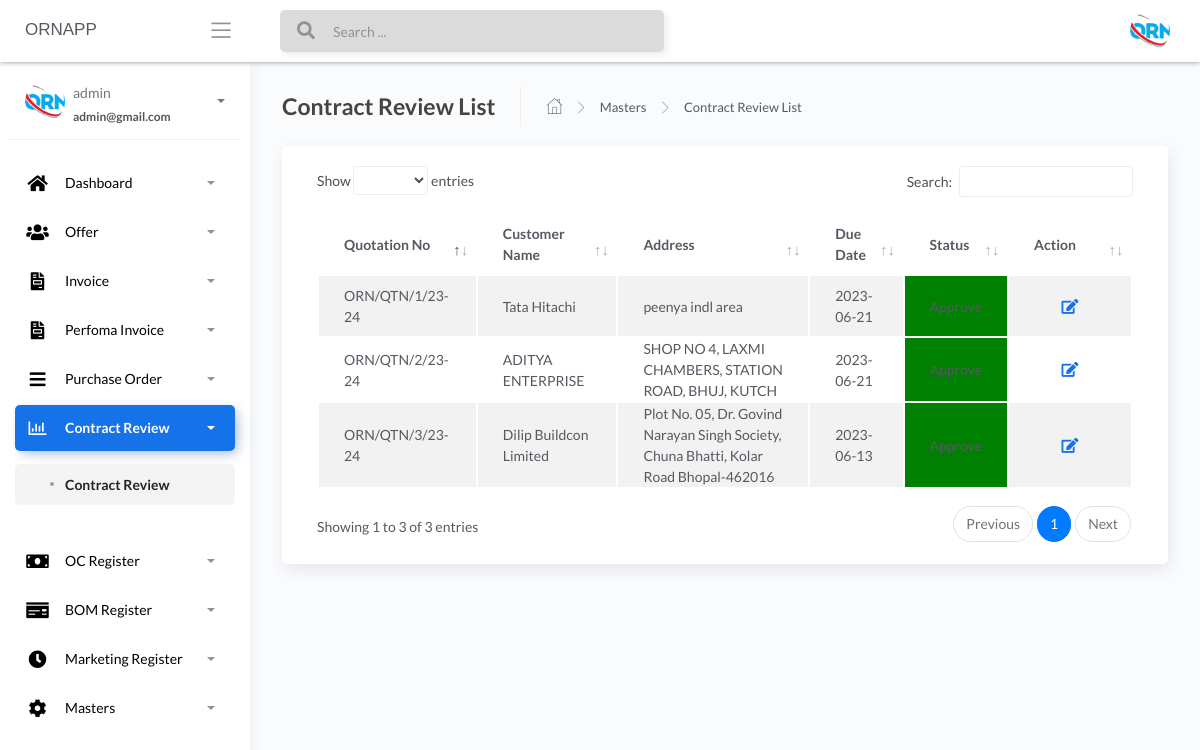
/Contract-Review-list (signed in), run on an earlier commit of the app's database.
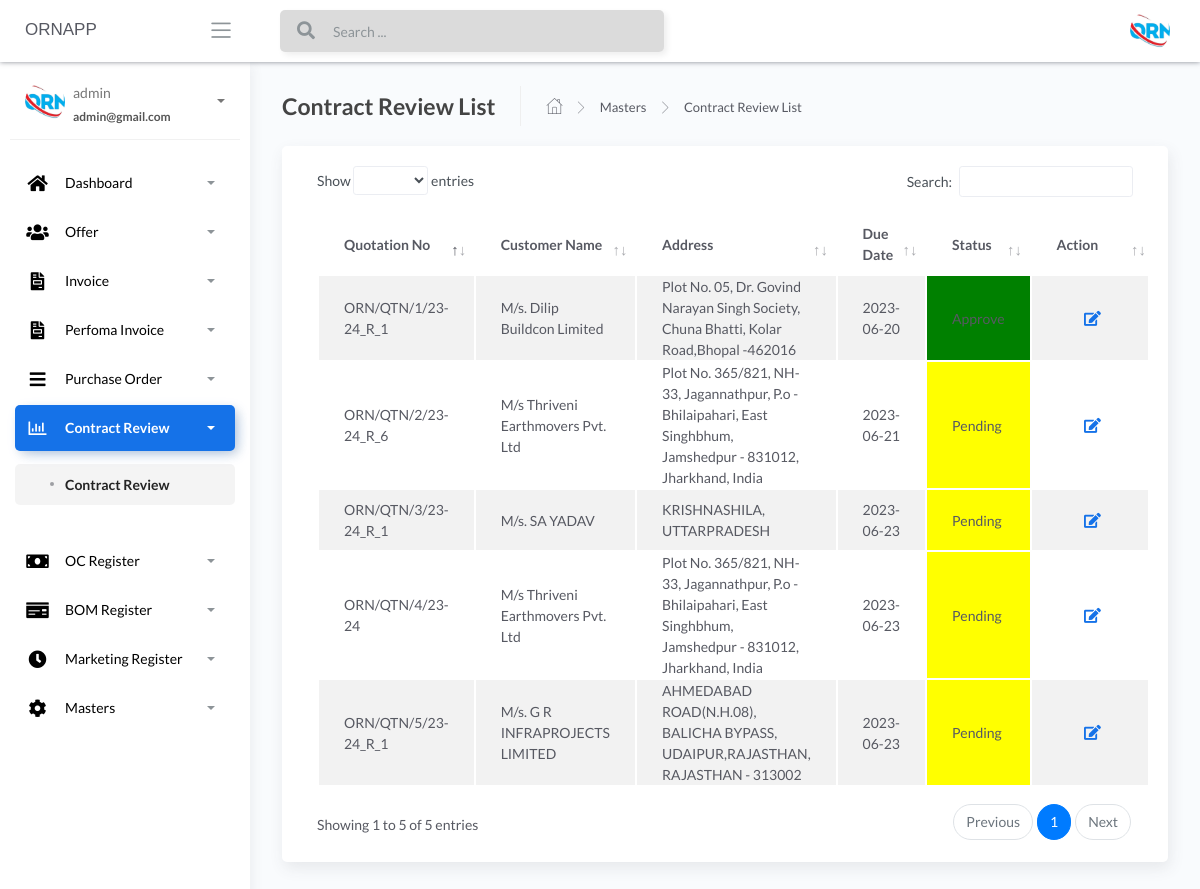
And on a later commit of the database.
### apps/home/models.py (models this page shows, shortened)
class AddOffer(db.Model):
    __tablename__ = "addoffer"
    id = db.Column(db.Integer, primary_key=True)
    customer_name_offer = db.Column(db.String())
    due_date_offer = db.Column(db.String())
    offer_type_offer = db.Column(db.String())
    quotation_number_offer = db.Column(db.String())
    marketing_person_offer = db.Column(db.String())
    currency_type_offer = db.Column(db.String())
    product_kit_offer_json = db.Column(db.String())
    grossAmount = db.Column(db.Float())
    discountType = db.Column(db.String())
    discountValue = db.Column(db.Float())
    assessableValue = db.Column(db.Float())
    pfPercentage = db.Column(db.Float())
    pfValue = db.Column(db.Float())
    freightValue = db.Column(db.Float())
    totalFreight = db.Column(db.Float())
    tcsPercentage = db.Column(db.Float())
    gstType = db.Column(db.String())
    tcsValue = db.Column(db.Float())
    gstPercentage = db.Column(db.Float())
    gstValue = db.Column(db.Float())
    roundOffType = db.Column(db.String())
    roundOffValue = db.Column(db.Float())
    grandTotal = db.Column(db.Float())
    subject_offer = db.Column(db.String())
    reference_offer = db.Column(db.String())
    description_offer = db.Column(db.String())
    footer_description_offer = db.Column(db.String())
    notes_offer = db.Column(db.String())
    price_basis_offer = db.Column(db.String())
    PandFcharges_offer = db.Column(db.String())
    igst_terms_offer = db.Column(db.String())
    hsn_code_offer = db.Column(db.String())
    payment_terms_offer = db.Column(db.String())
    delivery_terms_offer = db.Column(db.String())
    freight_terms_offer = db.Column(db.String())
    validity_terms_offer = db.Column(db.String())
    warrenty_terms_offer = db.Column(db.String())
    contract_review_Order_No = db.Column(db.String())
    contract_review_Order_Date = db.Column(db.String())
    contract_review_PO_Qty = db.Column(db.Integer())
    contract_review_Billing_Address = db.Column(db.String())
    contract_review_Delivery_Address_1 = db.Column(db.String())
    contract_review_Delivery_Address_2 = db.Column(db.String())
    contract_review_Delivery_Address_3 = db.Column(db.String())
    contract_review_Delivery_Address_4 = db.Column(db.String())
    contract_review_Delivery_Address_5 = db.Column(db.String())
    contract_review_Offer_No = db.Column(db.String())
    contract_review_Total_Cost = db.Column(db.Float())
    contract_review_price = db.Column(db.String())
    contract_review_price_1 = db.Column(db.String())
    contract_review_price_2 = db.Column(db.String())
    contract_review_packing_and_Forwarding = db.Column(db.String())
    contract_review_packing_and_Forwarding_1 = db.Column(db.String())
    contract_review_packing_and_Forwarding_2 = db.Column(db.String())
    contract_review_gst = db.Column(db.String())
    contract_review_gst_1 = db.Column(db.String())
    contract_review_gst_2 = db.Column(db.String())
    contract_review_delivery = db.Column(db.String())
    contract_review_delivery_1 = db.Column(db.String())
    contract_review_delivery_2 = db.Column(db.String())
    contract_review_warrantly = db.Column(db.String())
    contract_review_warrantly_1 = db.Column(db.String())
    contract_review_warrantly_2 = db.Column(db.String())
    contract_review_terms_of_pay = db.Column(db.String())
    contract_review_terms_of_pay_1 = db.Column(db.String())
    contract_review_terms_of_pay_2 = db.Column(db.String())
    contract_review_freight = db.Column(db.String())
    contract_review_freight_1 = db.Column(db.String())
    contract_review_freight_2 = db.Column(db.String())
    contract_review_preferred_transporter = db.Column(db.String())
    contract_review_preferred_transporter_1 = db.Column(db.String())
    contract_review_preferred_transporter_2 = db.Column(db.String())
    contract_review_contact_person = db.Column(db.String())
    contract_review_telephone_number = db.Column(db.String())
    contract_review_email_id = db.Column(db.String())
    contract_review_notes = db.Column(db.String())
    contract_review_approve = db.Column(db.INT())
    offer_conformation_number = db.Column(db.String())

### apps/home/routes.py (the view)
@blueprint.route('/Contract-Review-list', methods=['GET', 'POST'])
@login_required
def Contract_Review_list():
    if request.method == 'GET':
        add_user_contractReview = AddOffer.query.all()
        return render_template('home/Contract-Review.html', add_user_contractReview=add_user_contractReview,segment='contractreview')

### apps/__init__.py (called while the page is built)
def configure_database(app):
    @app.before_first_request
    def initialize_database():
        db.create_all()
    @app.teardown_request
    def shutdown_session(exception=None):
        db.session.remove()

### apps/authentication/models.py (called while the page is built)
@login_manager.user_loader
def user_loader(id):
    return Users.query.filter_by(id=id).first()

### apps/templates/home/Contract-Review.html (shortened to what this page needs)
{% extends "layouts/base.html" %}
{% block content %}
	<div class="content">
		<div class="page-inner">
			<div class="page-header">
				<h4 class="page-title">Contract Review List</h4>
				<ul class="breadcrumbs">
					<li class="nav-home">
						<a href="#">
							<i class="flaticon-home"></i>
						</a>
					</li>
					<li class="separator">
						<i class="flaticon-right-arrow"></i>
					</li>
					<li class="nav-item">
						<a href="#">Masters</a>
					</li>
					<li class="separator">
						<i class="flaticon-right-arrow"></i>
					</li>
					<li class="nav-item">
						<a href="#">Contract Review List</a>
					</li>
				</ul>
			</div>
			<div class="row">
				<div class="col-md-12">
					<div class="card">
						<div class="card-body">
							<div class="table-responsive">
								<table id="add-row" class="display table table-striped table-hover" >
									<thead>
										<tr>
											<th>Quotation No</th>
											<th>Customer Name</th>
											<th>Address</th>
											<th>Due Date</th>
											<th>Status</th>
											<th style="width: 10%">Action</th>
										</tr>
									</thead>
									<tbody>
										{% for user in add_user_contractReview %}
										  <tr {% if loop.index % 2 == 0 %}{% else %}{% endif %}>
											<td>{{ user.quotation_number_offer }}</td>
											<td>{{ user.customer_name_offer }}</td>
											<td>{{ user.contract_review_Billing_Address }}</td>
											<td>{{ user.due_date_offer }}</td>
											<td style="background-color: {% if user.contract_review_approve %}green{% else %}yellow{% endif %}">
											  {% if user.contract_review_approve %}
												Approve
											  {% else %}
												Pending
											  {% endif %}
											</td>
											<td>
											  <div class="form-button-action">
												<span style="font-size: 24px; color: green;">
												  <a href="/{{ user.id }}/edit_contractoffer" type="button" data-toggle="tooltip" title="" class="btn btn-link btn-primary btn-lg" data-original-title="Edit Task">
													<i class="fas fa-edit"></i>
												  </a>
												</span>
											  </div>
											</td>
										  </tr>
										{% endfor %}
									  </tbody>
								</table>
							</div>
						</div>
					</div>
				</div>
			</div>
		</div>
	</div>
{% endblock content %}

What changed in the data, as far as the page shows it:
changed AddOffer: quotation_number_offer "ORN/QTN/1/23-24" → "ORN/QTN/1/23-24_R_1"; customer_name_offer "Tata Hitachi" → "M/s. Dilip Buildcon Limited"; contract_review_Billing_Address "peenya indl area" → "Plot No. 05, Dr. Govind Narayan Singh Society, Chuna Bhatti, Kolar Road,Bhopal -462016"; due_date_offer "2023-06-21" → "2023-06-20"
changed AddOffer: quotation_number_offer "ORN/QTN/2/23-24" → "ORN/QTN/2/23-24_R_6"; customer_name_offer "ADITYA ENTERPRISE" → "M/s Thriveni Earthmovers Pvt. Ltd"; contract_review_Billing_Address "SHOP NO 4, LAXMI CHAMBERS, STATION ROAD, BHUJ, KUTCH" → "Plot No. 365/821, NH-33, Jagannathpur, P.o - Bhilaipahari, East Singhbhum, Jamshedpur - 831012, Jharkhand, India"; now shows "Pending"
changed AddOffer: quotation_number_offer "ORN/QTN/3/23-24" → "ORN/QTN/3/23-24_R_1"; customer_name_offer "Dilip Buildcon Limited" → "M/s. SA YADAV"; contract_review_Billing_Address "Plot No. 05, Dr. Govind Narayan Singh Society, Chuna Bhatti, Kolar Road Bhopal-462016" → "KRISHNASHILA, UTTARPRADESH"; due_date_offer "2023-06-13" → "2023-06-23"; now shows "Pending"
added AddOffer: quotation_number_offer "ORN/QTN/4/23-24", customer_name_offer "M/s Thriveni Earthmovers Pvt. Ltd", contract_review_Billing_Address "Plot No. 365/821, NH-33, Jagannathpur, P.o - Bhilaipahari, East Singhbhum, Jamshedpur - 831012, Jharkhand, India", due_date_offer "2023-06-23", contract_review_approve "Pending"
added AddOffer: quotation_number_offer "ORN/QTN/5/23-24_R_1", customer_name_offer "M/s. G R INFRAPROJECTS LIMITED", contract_review_Billing_Address "AHMEDABAD ROAD(N.H.08), BALICHA BYPASS, UDAIPUR,RAJASTHAN, RAJASTHAN - 313002", due_date_offer "2023-06-23", contract_review_approve "Pending"
Also different on the page:
text written by a page script: "Show entries Search: Showing 1 to 3 of 3 entries Previous 1 Next" → "Show entries Search: Showing 1 to 5 of 5 entries Previous 1 Next"
